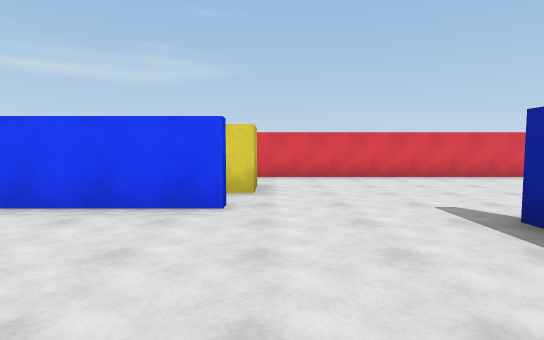
[1] (above)

22 first-person views from a walk through a Unity game level. The camera is 1.5 m above the floor, tilts 4° down and sees 80° across. The floor is counted in squares, 2.25 m on a side. Each view is taken from the middle of a square. On the plan, view 1 faces up. The plan holds only what a view shows up to about 10 squares ahead; the rest is blank. The place goes on beyond the plan. The player character is not drawn.

[2]
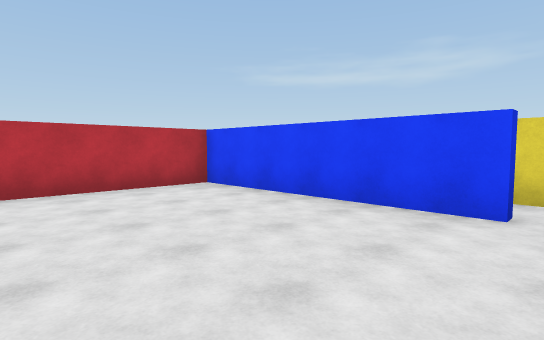

[3]
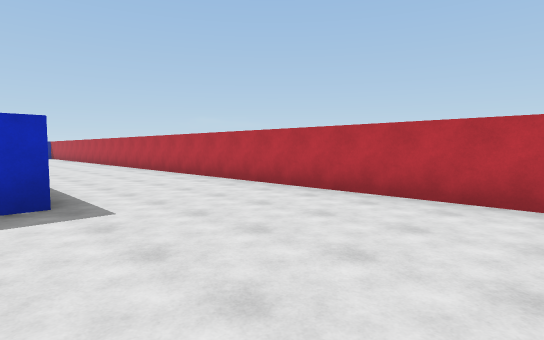

[4]
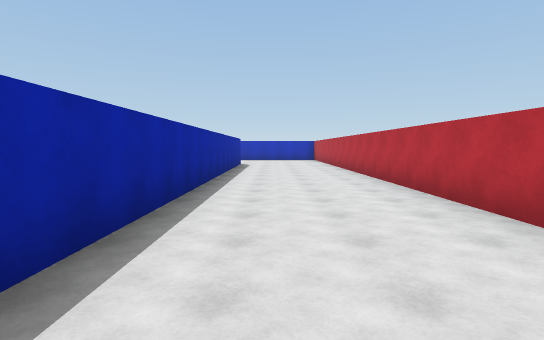

[5]
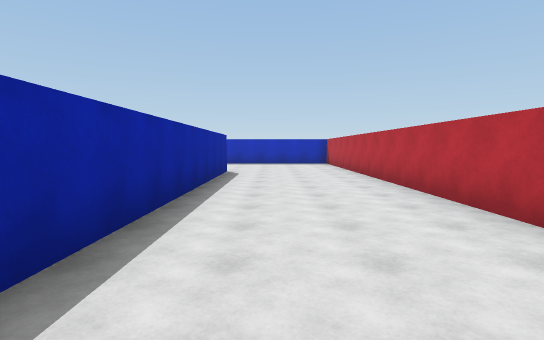

[6]
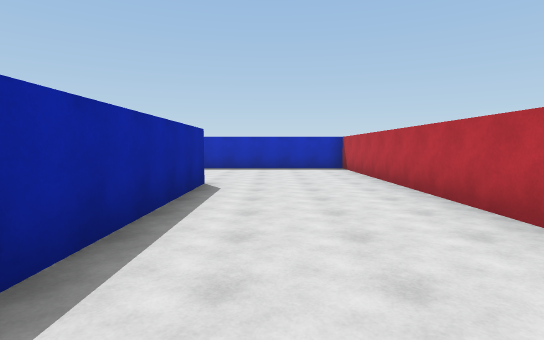

[7]
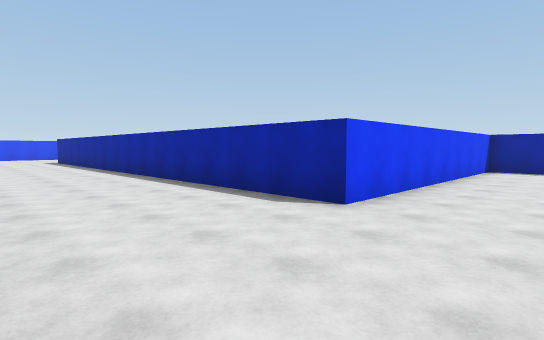

[8]
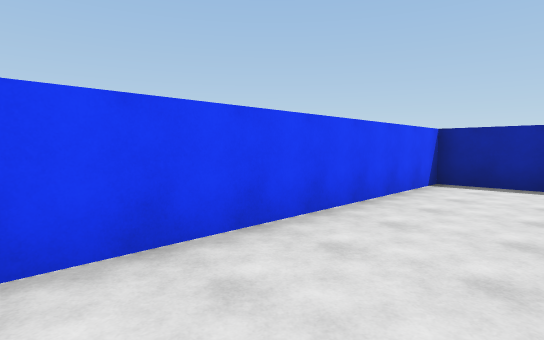

[9]
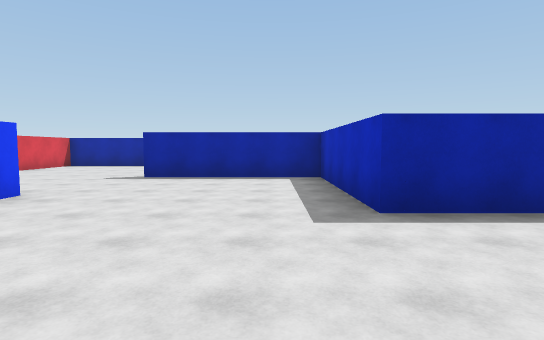

[10]
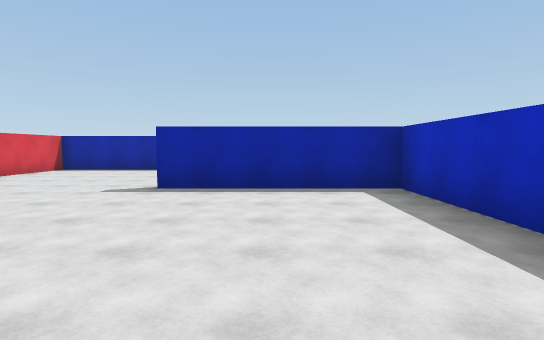

[11]
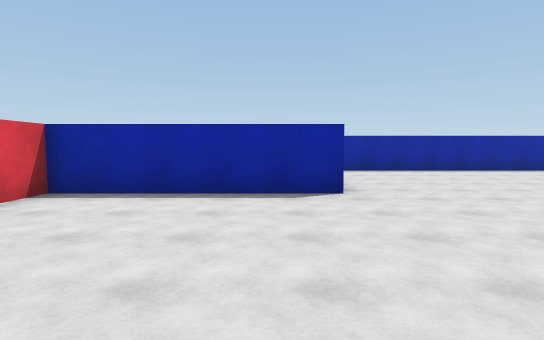

[12]
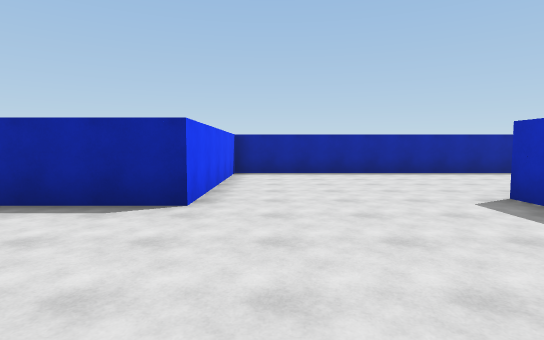

[13]
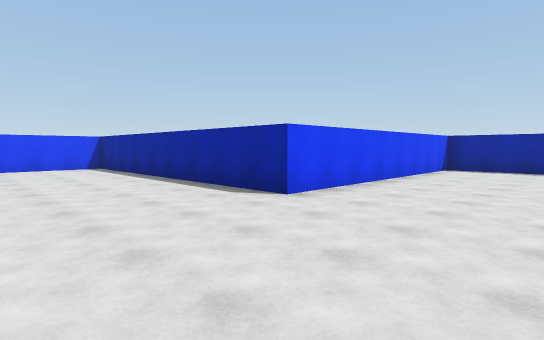

[14]
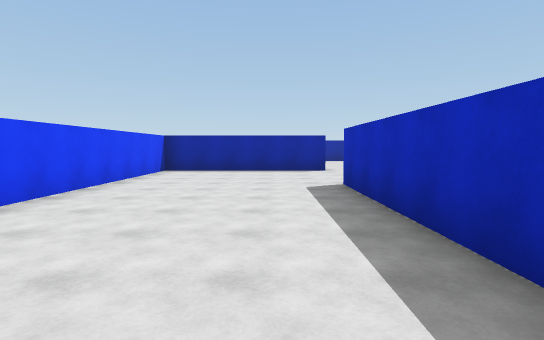

[15]
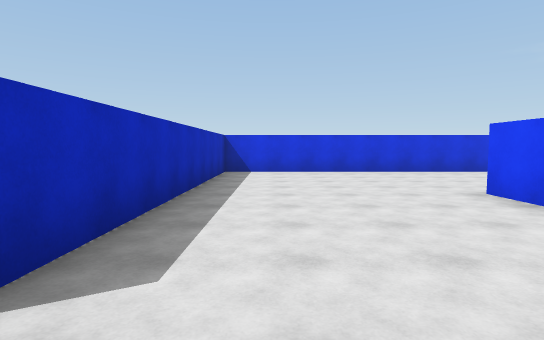

[16]
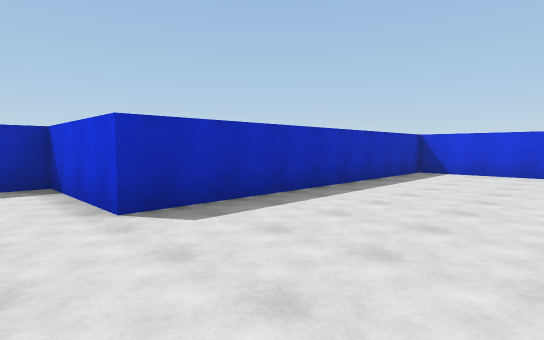

[17]
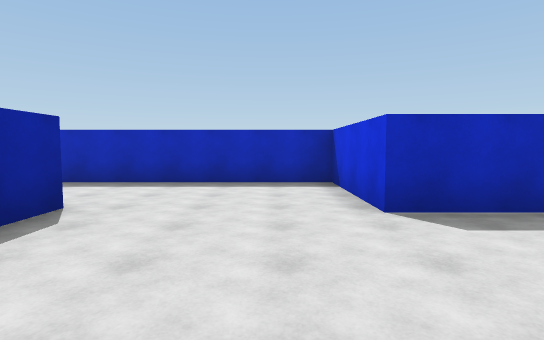

[18]
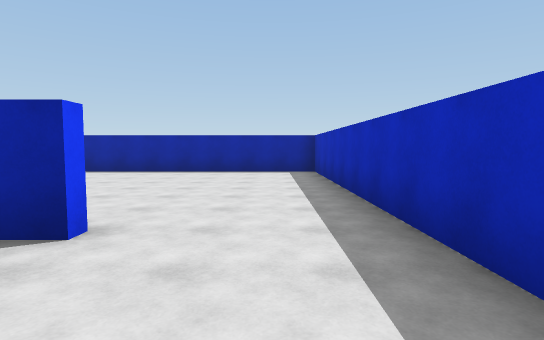

[19]
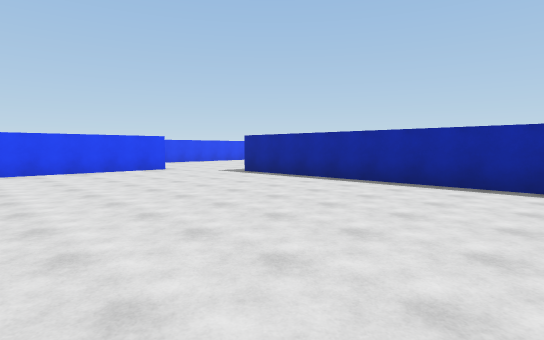

[20]
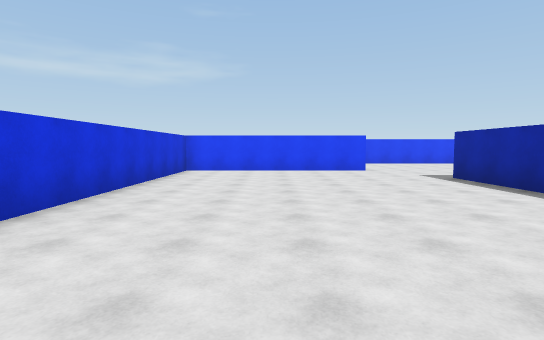

[21]
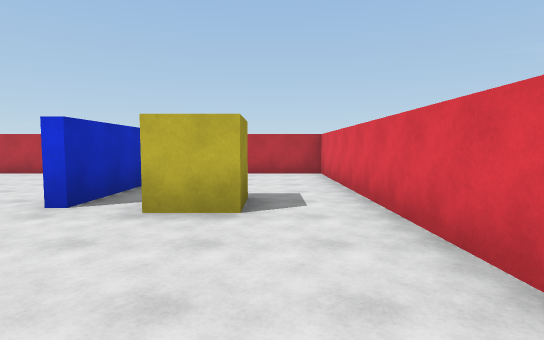

[22]
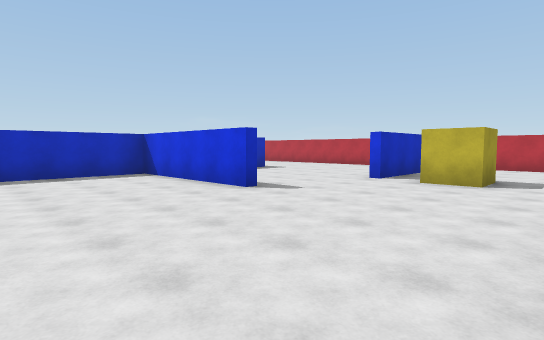

### Floor plan
Points are (right, up) in squares from view 1. A wall is a line through its corners. A room is listed if a view was taken in it or the views show most of it. See-through windows are left out.
Room 1 (views 1, 2, 3, 4, 5, 6, 7, 8, 9, 10)
walls: (-0.5, 3.5) (-5.3, 3.5) (-5.3, -17.5); (5.3, -16.5) (5.3, -15) (-1.8, -15) (-1.8, -1.1) (2.2, -1.1) (2.2, 2.9)
ways out: opening at (0.5, 3) to room 2
Room 2 (views 11, 12, 13, 14, 15, 16, 17, 21, 22)
walls: (7.2, -2) (7.2, -9.3) (14.8, -9.3); (2.5, 2.9) (2.5, -1.1) (7.2, -1.1); (-2.9, 3.7) (-0.5, 3.7); (18.3, -9.6) (18.3, -4.9) (11.4, -4.9) (11.4, 3) (6.7, 3) (6.7, 7.3) (-5.3, 7.3) (-5.3, 4.9)
ways out: opening at (0.5, 3) to room 1; opening at (16.5, -9) to room 3
objects: yellow cube (-1, 5)
Room 3 (view 18)
walls: (14.8, -9.3) (14.8, -12.2) (17.5, -12.2)
ways out: opening at (16.5, -9) to room 2; opening at (18, -10.5) to room 4
Room 4 (views 19, 20)
walls: (23.8, -0.7) (18.5, -0.7) (18.5, -7.1); (17.5, -12.2) (25, -12.2) (25, -2.9)
ways out: opening at (18, -10.5) to room 3; opening at (24.5, -1.5)

Where each view was taken, in squares from view 1:
view 1: 0 up, 0 right, facing up
view 2: 0 up, 0 right, facing up-left
view 3: 3 up, 1 left, facing down-left
view 4: 2 down, 3 left, facing down
view 5: 6 down, 3 left, facing down
view 6: 9 down, 3 left, facing down
view 7: 17 down, 5 left, facing up-right
view 8: 17 down, 1 left, facing up-right
view 9: 0 up, 5 left, facing right
view 10: 1 up, 3 left, facing right
view 11: 4 up, 2 right, facing right
view 12: 2 up, 3 right, facing right
view 13: 8 down, 8 right, facing up-right
view 14: 8 down, 9 right, facing right
view 15: 8 down, 16 right, facing left
view 16: 6 down, 16 right, facing down-left
view 17: 6 down, 16 right, facing down
view 18: 11 down, 16 right, facing right
view 19: 10 down, 19 right, facing up-right
view 20: 10 down, 21 right, facing up
view 21: 6 up, 3 right, facing left
view 22: 7 up, 6 right, facing down-left
